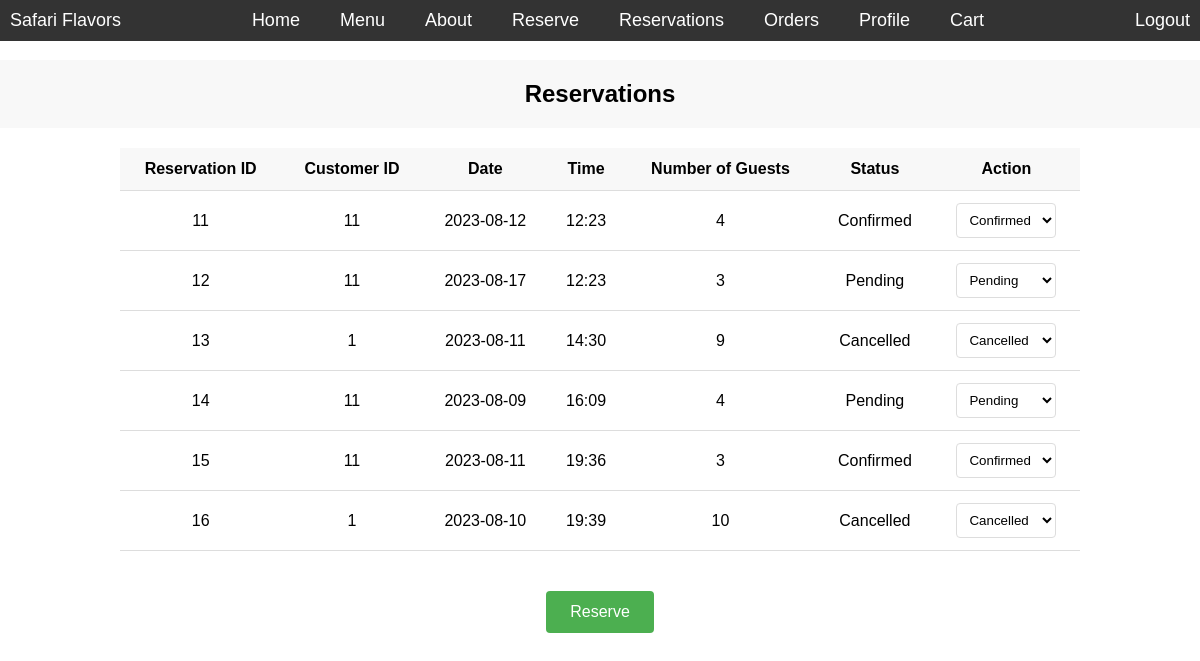
Page /restaurant/reservations.php (signed in) on the committed database.
### tables this page shows
CREATE TABLE `reservations` (
  `reservation_id` int(11) NOT NULL,
  `user_id` int(11) NOT NULL,
  `reservation_date` varchar(255) DEFAULT NULL,
  `num_guests` int(11) NOT NULL,
  `time` varchar(255) DEFAULT NULL,
  `reservation_status` enum('Pending','Confirmed','Cancelled') DEFAULT 'Pending'
);

### restaurant/reservations.php (the view, shortened to what this page needs)
    <?php
include 'connection.php';
$userID = $_SESSION['user_id'];
$roleQuery = "SELECT role FROM users WHERE user_id = $userID";
$roleResult = mysqli_query($conn, $roleQuery);
$userRole = mysqli_fetch_assoc($roleResult)['role'];
$reservations = array();
if ($userRole === 'manager' || $userRole === 'staff') {
    $reservationsQuery = "SELECT * FROM reservations";
} else {
    $reservationsQuery = "SELECT * FROM reservations WHERE user_id = $userID";
}
$reservationsResult = mysqli_query($conn, $reservationsQuery);
if ($userRole === 'manager' || $userRole === 'staff') {
    while ($row = mysqli_fetch_assoc($reservationsResult)) {
        $reservations[] = $row;
    }
}
?>
<!DOCTYPE html>
<html lang="en">
<head>
</head>
<body>
    <?php include 'navbar.php'; ?>
    <h2>Reservations</h2>
    <div class="reservation-table">
        <?php if (isset($noReservations) ) { ?>
            <p>No reservations found.</p>
        <?php } else { ?>
        <table>
            <tr>
                <th>Reservation ID</th>
                <th>Customer ID</th>
                <th>Date</th>
                <th>Time</th>
                <th>Number of Guests</th>
                <th>Status</th>
                <?php if ($userRole === 'manager' || $userRole === 'staff') { ?>
                    <th>Action</th>
                <?php } ?>
            </tr>
            <?php
            foreach ($reservations as $reservation) {
                $reservationID = $reservation['reservation_id'];
                $customerID = $reservation['user_id'];
                $reservationDate = $reservation['reservation_date'];
                $reservationTime = $reservation['time'];
                $numGuests = $reservation['num_guests'];
                $reservationStatus = $reservation['reservation_status'];
                echo '<tr>';
                echo '<td>' . $reservationID . '</td>';
                echo '<td>' . $customerID . '</td>';
                echo '<td>' . $reservationDate . '</td>';
                echo '<td>' . $reservationTime . '</td>';
                echo '<td>' . $numGuests . '</td>';
                echo '<td>' . $reservationStatus . '</td>';
                if ($userRole === 'manager' || $userRole === 'staff') {
                    echo '<td>';
                    echo '<form action="update_reservation.php" method="post">';
                    echo '<select name="new_status" onchange="this.form.submit()">';
                    echo '<option value="Pending" ' . ($reservationStatus === 'Pending' ? 'selected' : '') . '>Pending</option>';
                    echo '<option value="Confirmed" ' . ($reservationStatus === 'Confirmed' ? 'selected' : '') . '>Confirmed</option>';
                    echo '<option value="Cancelled" ' . ($reservationStatus === 'Cancelled' ? 'selected' : '') . '>Cancelled</option>';
                    echo '</select>';
                    echo '</form>';
                    echo '</td>';
                }
                echo '</tr>';
            }
            ?>
        </table>
         <?php } ?>
    </div>
        <div class="reserve-button">
            <a href="reserve.php">Reserve</a>
        </div>
</body>
</html>

### restaurant/reservations.php (style rules this page uses)
body { font-family: Arial, sans-serif; margin: 0; padding: 0; }
h2 { text-align: center; padding: 20px 0; background-color: #f8f8f8; }
.reservation-table { max-width: 1000px; margin: 0 auto; padding: 20px; }
table { width: 100%; border-collapse: collapse; }
th, td { padding: 12px; text-align: center; border-bottom: 1px solid #ddd; }
th { background-color: #f8f8f8; }
.reserve-button { text-align: center; padding: 20px; }
.reserve-button a { display: inline-block; padding: 12px 24px; background-color: #4CAF50; color: #fff; text-decoration: none; border-radius: 4px; }
select { padding: 8px; border: 1px solid #ddd; border-radius: 4px; background-color: #fff; }
.reserve-button a { padding: 12px 24px; background-color: #4CAF50; color: #fff; text-decoration: none; border-radius: 4px; transition: background-color 0.3s; }

### restaurant/navbar.php (style rules this page uses)
* { margin: 0; padding: 0; box-sizing: border-box; }
body { padding-top: 60px; }

### rows in the picture
reservations: reservation_id "11", user "11", reservation_date "2023-08-12", time "12:23", num_guests "4", reservation_status "Confirmed", new_status "Confirmed"
reservations: reservation_id "12", user "11", reservation_date "2023-08-17", time "12:23", num_guests "3", reservation_status "Pending", new_status "Pending"
reservations: reservation_id "13", user "1", reservation_date "2023-08-11", time "14:30", num_guests "9", reservation_status "Cancelled", new_status "Cancelled"
reservations: reservation_id "14", user "11", reservation_date "2023-08-09", time "16:09", num_guests "4", reservation_status "Pending", new_status "Pending"
reservations: reservation_id "15", user "11", reservation_date "2023-08-11", time "19:36", num_guests "3", reservation_status "Confirmed", new_status "Confirmed"
reservations: reservation_id "16", user "1", reservation_date "2023-08-10", time "19:39", num_guests "10", reservation_status "Cancelled", new_status "Cancelled"
